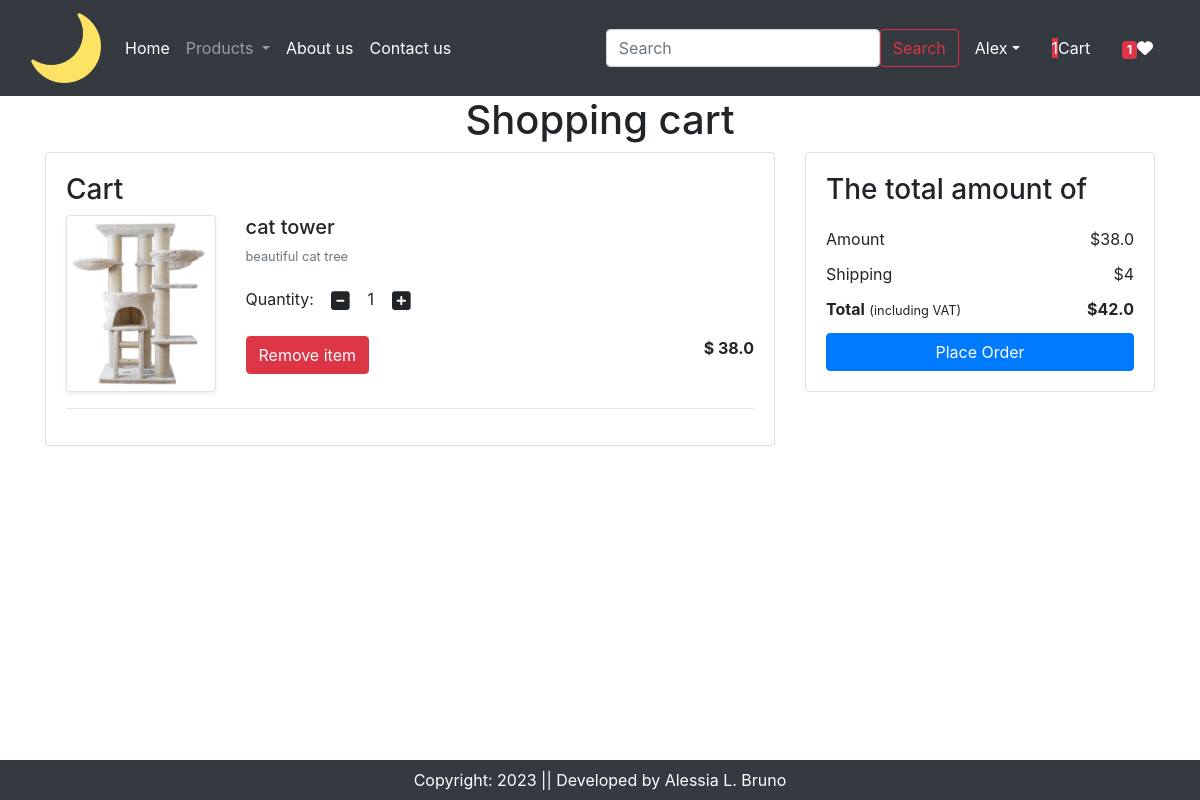
The app's page /cart/ (signed in) with its own data.
### app/models.py (models this page shows, shortened)
class Cart(models.Model):
    user = models.ForeignKey(User, on_delete=models.CASCADE)
    product = models.ForeignKey(Product, on_delete=models.CASCADE)
    quantity = models.PositiveIntegerField(default=1)

class Product(models.Model):
    title = models.CharField(max_length=100)
    selling_price = models.FloatField()
    discounted_price = models.FloatField()
    description = models.TextField()
    composition = models.TextField(default='')
    prodapp = models.TextField(default='')
    category = models.CharField(choices=CATEGORY_CHOICES, max_length=2)
    product_image = models.ImageField(upload_to='product')

### app/views.py (the view)
# urls.py: path('cart/', views.show_cart, name='showcart'),
@login_required
def show_cart(request):
    user=request.user
    cart = Cart.objects.filter(user=user)
    amount=0
    for p in cart:
        value=p.quantity*p.product.discounted_price
        amount+=value
    totalamount=amount + 4
    totalitem=0
    wishitem=0
    if request.user.is_authenticated:
        totalitem = len(Cart.objects.filter(user=request.user))
        wishitem = len(Wishlist.objects.filter(user=request.user))
    return render(request, 'app/addtocart.html', locals())

### app/templates/app/addtocart.html (shortened to what this page needs)
{% extends 'app/base.html' %}
{% load static %}
{% block main-content %}
<div class="container my">
    {% if cart %}
    <h1 class="text-center">Shopping cart</h1>
    <div class="row">
        <div class="col-sm-8">
            <div class="card">
                <div class="card-body">
                    <h3>Cart</h3>
                    {% for item in cart %}
                    <div class="row">
                        <div class="col-sm-3 text-center align-self-center">
                            <img src="{{item.product.product_image.url}}" alt="" srcset="" class="img-fluid img-thumbnail shadow-sm" height="150" width="150">
                        </div>
                        <div class="col-sm-9">
                            <div>
                                <h5>{{item.product.title}}</h5>
                                <p class="mb-2 text-muted small">{{item.product.description}}</p>
                                <div class="my-3">
                                    <label for="quantity">Quantity: </label>
                                    <a class="minus-cart btn" pid="{{item.product.id}}"><i class="fas fa-minus-square fa-lg"></i></a>
                                    <span id="quantity">{{item.quantity}}</span>
                                    <a class="plus-cart btn" pid="{{item.product.id}}"><i class="fas fa-plus-square fa-lg"></i></a>
                                </div>
                                <div class="d-flex justify-content-between">
                                    <a href="#" class="remove-cart btn btn-danger" pid="{{item.product.id}}">Remove item</a>
                                    <p class="mb-0"><span><strong>$ {{item.product.discounted_price}}</strong></span></p>
                                </div>
                            </div>
                        </div>
                    </div>
                    <hr class="text-muted">
                    {% endfor %}
                </div>
            </div>
        </div>
        <div class="col-sm-4">
            <div class="card">
                <div class="card-body">
                    <h3>The total amount of</h3>
                    <ul class="list-group">
                        <li class="list-group-item d-flex justify-content-between align-items-center border-0 px-0 pb-0">Amount<span id="amount">${{amount}}</span></li>
                        <li class="list-group-item d-flex justify-content-between align-items-center border-0 px-0 pb-0">Shipping <span> $4</span></li>
                        <li class="list-group-item d-flex justify-content-between align-items-center border-0 px-0 mb-0">
                            <div>
                                <strong>Total</strong> <small>(including VAT)</small>
                            </div>
                            <span id="totalamount"><strong>${{totalamount}}</strong></span>
                        </li>
                    </ul>
                    <div class="d-grid"><a href="{% url 'checkout' %}" class="btn btn-primary btn-block">Place Order</a></div>
                </div>
            </div>
        </div>
    </div>
    {% else %}
    <h1 class="text-center">Your cart is empty</h1>
    {% endif %}
</div>
{% endblock main-content %}

### records on screen
Cart: product.product_image (picture), product "cat tower", product.description "beautiful cat tree", quantity "1", product.discounted_price "38.0"

### other values on screen
{{ totalitem }} "1"
{{ wishitem }} "1"
{{ amount }} "38.0"
{{ totalamount }} "42.0"
